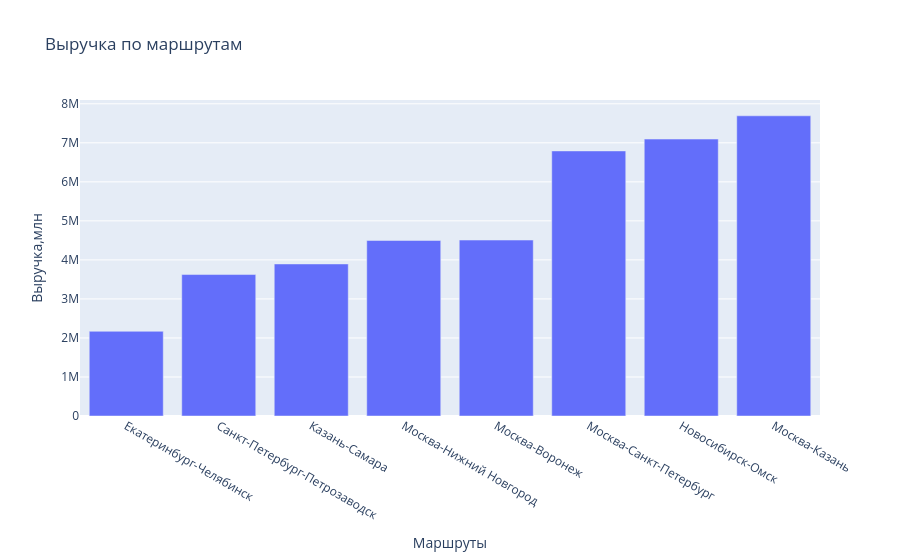

Write notebook code for a chart like this one.
### Markdown cell above
### Задание 4

1. Постройте интерактивную столбчатую диаграмму (`px.bar`) выручки по маршрутам.
   Отсортируйте столбцы по значению.
2. Добавьте в `hover_data` число рейсов по маршруту, чтобы при наведении было видно
   и выручку, и количество.
3. Сохраните график в `charts/revenue_by_route.html` и откройте файл в браузере.
4. Постройте `px.box` стоимости рейса по типам груза. Чем интерактивный «ящик»
   удобнее статичного?

### Code cell
# 1) - 3)
route_stats = (df.groupby("route")
               .agg(revenue=("cost_rub", "sum"), trips=("trip_id", "count"))
               .reset_index()
               .sort_values("revenue"))

fig = px.bar(route_stats,x='route',y='revenue',
             hover_data=['trips'],
             title='Выручка по маршрутам',
             labels={'route':'Маршруты','revenue':'Выручка,млн'})
fig.show()
fig.write_html("charts/revenue_by_route.html",include_plotlyjs = True)

### Figure 1 — Plotly figure (JSON) as saved in the notebook; plotly's stock layout.template omitted (floating-point values rounded to 4 significant figures)
{"data": [{"customdata": [[120], [95], [131], [123], [103], [111], [119], [108]], "hovertemplate": "Маршруты=%{x}<br>Выручка,млн=%{y}<br>trips=%{customdata[0]}<extra></extra>", "legendgroup": "", "marker": {"color": "#636efa", "pattern": {"shape": ""}}, "name": "", "orientation": "v", "showlegend": false, "textposition": "auto", "type": "bar", "x": ["Екатеринбург-Челябинск", "Санкт-Петербург-Петрозаводск", "Казань-Самара", "Москва-Нижний Новгород", "Москва-Воронеж", "Москва-Санкт-Петербург", "Новосибирск-Омск", "Москва-Казань"], "xaxis": "x", "y": [2170340, 3624770, 3896140, 4497860, 4508350, 6792210, 7096250, 7692450], "yaxis": "y"}], "layout": {"barmode": "relative", "legend": {"tracegroupgap": 0}, "title": {"text": "Выручка по маршрутам"}, "xaxis": {"anchor": "y", "domain": [0, 1], "title": {"text": "Маршруты"}}, "yaxis": {"anchor": "x", "domain": [0, 1], "title": {"text": "Выручка,млн"}}}}
